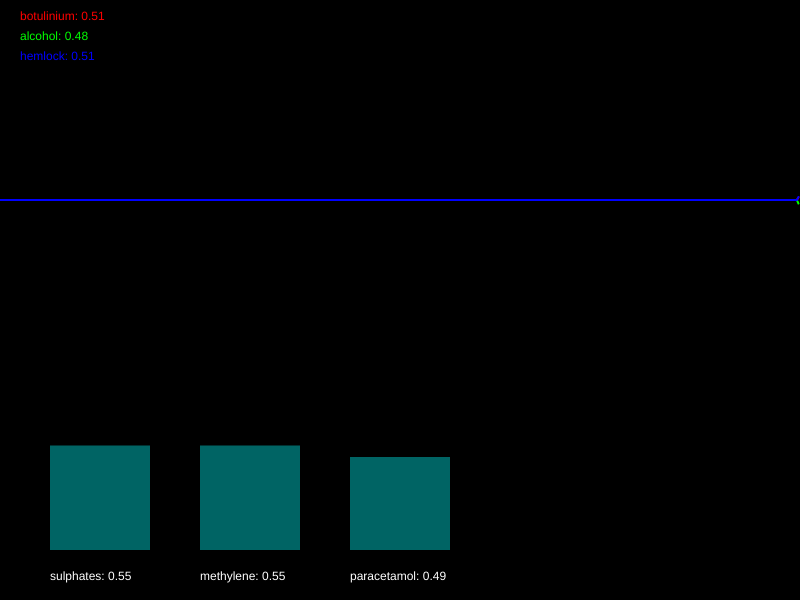
Frame 1 (no input)
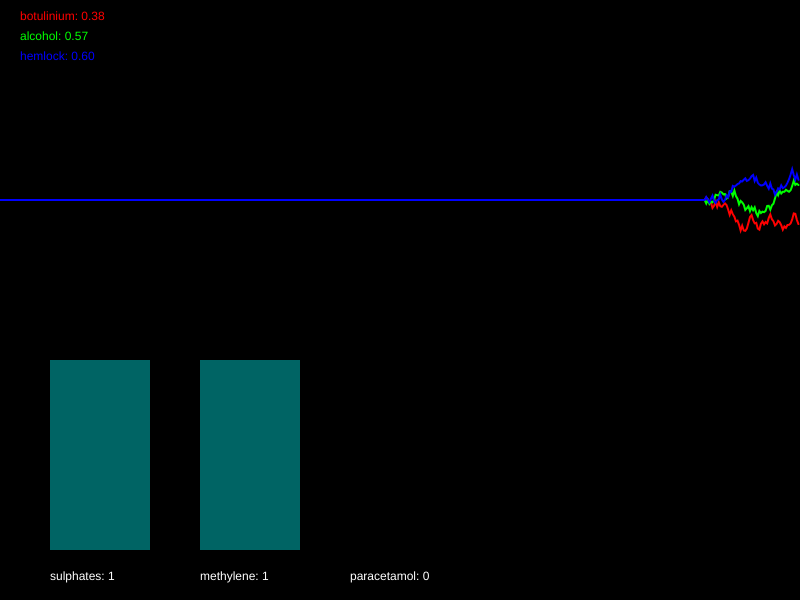
Frame 60 (no input)
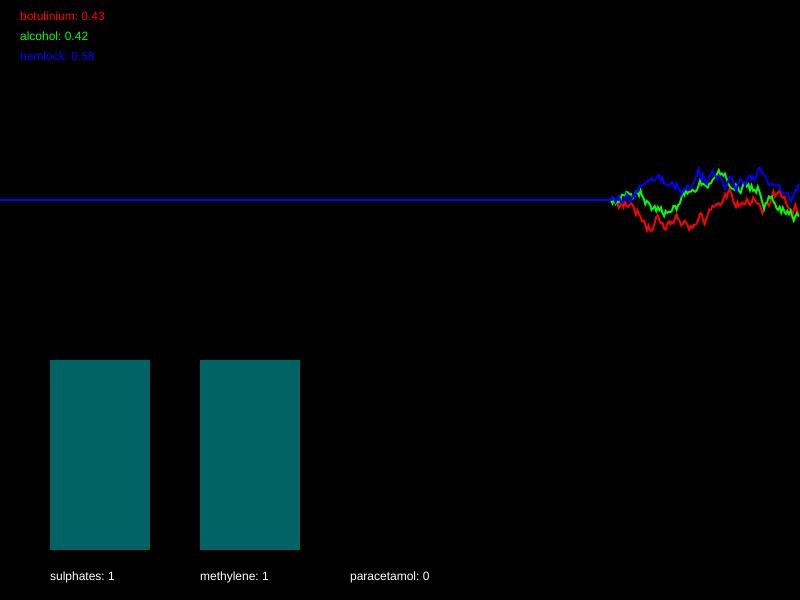
Frame 120 (the mouse pressed at the canvas centre since frame 60)

The p5.js sketch that drew these frames (run headless with seeded random() and noise() and a simulated clock; from frame 60 on, the mouse is pressed at the canvas centre):

// p5.js sketch
// ── sketch.js
/*

Officer: 7817938
CaseNum: 401-0-76111826-7817938

Case 401 - The Case of Norbert's Weiner Stand
Stage 1 - Noxious Weiner

Console city has been plunged into chaos. The notorious poisoner Norbert has struck the
population down with a potent poison. Word has it that he is smuggling his venomous filth
via a streetside weiner stand. Hundreds of people have been affected, and the municipal
water company tells me that their sewers are at full capacity. This is no laughing matter.
I need you to head down to our lab and work on an antidote.

You must develop the antidote by using conditional statements in the draw loop to
do the following:


You must develop the antidote by using conditional statements in the draw loop to
do the following.

	- If alcohol dips below 0.41, decrease sulphates by 0.04
	- When botulinium goes above 0.42, increment sulphates by 0.05
	- When hemlock dips below 0.28, decrease methylene by 0.01
	- If botulinium dips below 0.51, increase methylene by 0.05
	- When botulinium goes above 0.33, try decreasing paracetamol by 0.05
	- When hemlock dips below 0.61, increase paracetamol by 0.04


Your conditional statements should:

consider the following poisons:

	- botulinium
	- alcohol
	- hemlock


and modify the following antidotes:

	- sulphates
	- methylene
	- paracetamol


- There are many ways to complete this task but you should only use the
following commands:

	if(){}
	+=
	-=

*/

//Declare the poison variables
var botulinium;
var alcohol;
var hemlock;

//Declare the antidote variables
var sulphates;
var methylene;
var paracetamol;

//This variable is used for drawing the graph
var graphs;

function setup() {
  createCanvas(800, 600);
  strokeWeight(2);

  //initialise the poisons and antidotes
  botulinium = 0.5;
  alcohol = 0.5;
  hemlock = 0.5;
  sulphates = 0.5;
  methylene = 0.5;
  paracetamol = 0.5;

  //fills the graph with empty values
  graphs = [];

  for (var i = 0; i < 3; i++) {
    graphs.push([]);
    for (var j = 0; j < 512; j++) {
      graphs[i].push(0.5);
    }
  }
}

function draw() {
  //Develop the antidote below
  //Write conditional statements to change the amount of each substance ...

  if (alcohol < 0.41) {
    sulphates -= 0.04;
  }
  if (botulinium > 0.42) {
    sulphates += 0.05;
  }
  if (hemlock < 0.28) {
    methylene -= 0.01;
  }
  if (botulinium < 0.51) {
    methylene += 0.05;
  }
  if (botulinium > 0.33) {
    paracetamol -= 0.05;
  }
  if (hemlock < 0.61) {
    paracetamol += 0.04;
  }

  //////////////////////////////////////////////////////

  //the code below generates new values using random numbers

  /*
		For testing, you might want to temporarily comment out
		these lines and set the same variables to constant values
		instead.
	*/

  botulinium = nextValue(graphs[0], botulinium);
  alcohol = nextValue(graphs[1], alcohol);
  hemlock = nextValue(graphs[2], hemlock);

  sulphates = constrain(sulphates, 0, 1);
  methylene = constrain(methylene, 0, 1);
  paracetamol = constrain(paracetamol, 0, 1);

  ///////// DO NOT CHANGE THE CODE BELOW ///////////

  //drawing code

  // set background
  background(0);
  noFill();

  //draw the graphs for the vitals
  var colors = [
    color(255, 0, 0),
    color(0, 255, 0),
    color(0, 0, 255),
    color(255, 0, 255),
    color(255, 255, 0),
    color(0, 255, 255),
  ];

  for (var i = 0; i < graphs.length; i++) {
    stroke(colors[i]);
    drawGraph(graphs[i]);
  }

  //draw the poisons as text
  noStroke();
  fill(colors[0]);
  text("botulinium: " + nf(botulinium, 1, 2), 20, 20);
  fill(colors[1]);
  text("alcohol: " + nf(alcohol, 1, 2), 20, 40);
  fill(colors[2]);
  text("hemlock: " + nf(hemlock, 1, 2), 20, 60);

  //draw the antidotes bar chart
  drawBar(sulphates, 50, "sulphates");
  drawBar(methylene, 200, "methylene");
  drawBar(paracetamol, 350, "paracetamol");
}

function nextValue(graph, val) {
  //gets the next value for a vital and puts it in an array for drawing
  var delta = random(-0.03, 0.03);

  val += delta;
  if (val > 1 || val < 0) {
    delta *= -1;
    val += delta * 2;
  }

  graph.push(val);
  graph.shift();
  return val;
}

function drawGraph(graph) {
  //draws an array as a graph
  beginShape();
  for (var i = 0; i < graph.length; i++) {
    vertex((width * i) / 512, height * 0.5 - (graph[i] * height) / 3);
  }
  endShape();
}

function drawBar(val, x, name) {
  //draws the bars for bar chart
  noStroke();
  fill(0, 100, 100);
  var mh = height * 0.4 - 50;
  rect(x, height - 50 - val * mh, 100, val * mh);
  fill(255);
  text(name + ": " + val, x, height - 20);
}
